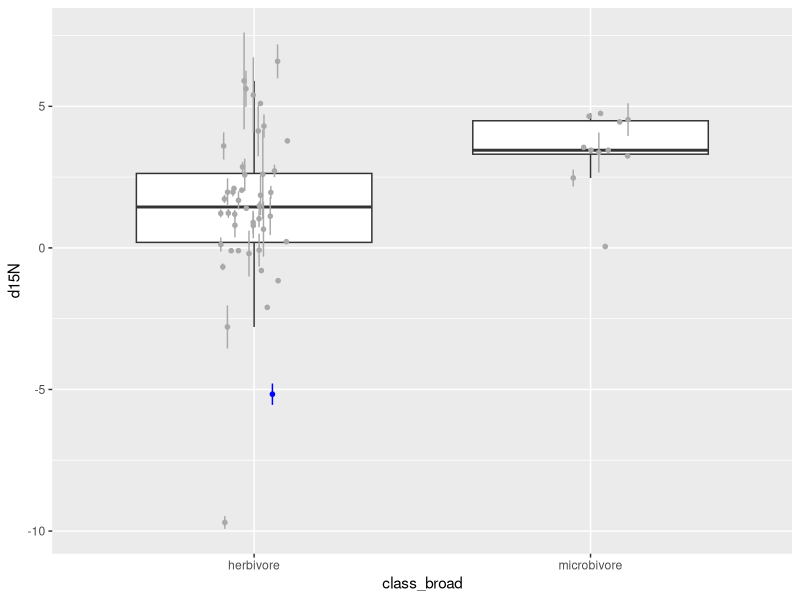

Write R code to recreate this figure.
#set working directory 
setwd("/Users/jessicaaguilar/Desktop/Temporary.data.folder")

#load ggplot library
library(ggplot2)

# load data
isotope = read.csv("HerbivoryPaper_SupTable2_IsotopeData_20220715.csv", h=T, na.string="NA")

#subset literature data 
isotope2 <- subset(isotope, source.code == 0)

#get sample size 
table(isotope2$class_broad)

# make plot
# box plot made from literature data, points include lab data (S. flava) in blue 
ggplot(data = isotope, aes(x=class_broad, y=d15N), ymin = -10, ymax = 8) +
  geom_boxplot(data = subset(isotope, source.code == 0), width = 0.7, outlier.shape = NA) +
  geom_pointrange(data = subset(isotope, source.code == 0 & class_narrow == "microbivore"), aes(ymin=d15N-SEM_d15N, ymax=d15N+SEM_d15N), 
                  position = position_jitter(width=0.15,height=0), size = 0.3, shape = 20, color = "dark grey") +
  geom_pointrange(data = subset(isotope, source.code == 0 & class_broad == "herbivore"), aes(ymin=d15N-SEM_d15N, ymax=d15N+SEM_d15N), 
                  position = position_jitter(width=0.1,height=0), size = 0.3, shape = 20, color = "dark grey") +
  geom_pointrange(data = subset(isotope, source.code == 1), aes(ymin=d15N-SEM_d15N, ymax=d15N+SEM_d15N), 
                  position = position_jitter(width=0.1,height=0), size = 0.3, shape = 20, color = "blue")

#run anova
iso2.aov <- aov(d15N ~ class_broad, data = subset(isotope, source.code == 0))
summary(iso2.aov)
